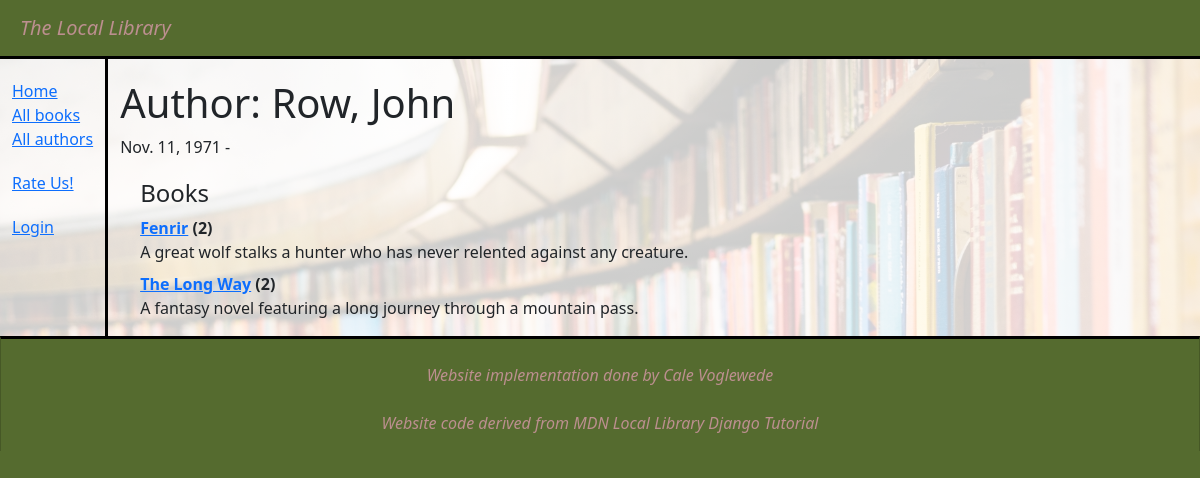
The app's page /catalog/author/1 with its own data.
### catalog/models.py (models this page shows, shortened)
class Author(models.Model):
    first_name = models.CharField(max_length=100)
    last_name = models.CharField(max_length=100)
    date_of_birth = models.DateField(null=True, blank=True)
    date_of_death = models.DateField('died', null=True, blank=True)
    class Meta:
        ordering = ['last_name', 'first_name']
    def __str__(self):
        return f'{self.last_name}, {self.first_name}'

class Book(models.Model):
    title = models.CharField(max_length=200)
    author = models.ForeignKey('Author', on_delete=models.RESTRICT, null=True)
    summary = models.TextField(
        max_length=1000, help_text="Enter a brief description of the book")
    isbn = models.CharField('ISBN', max_length=13,
                            unique=True,
                            help_text='13 Character <a href="https://www.isbn-international.org/content/what-isbn'
                                      '">ISBN number</a>')
    genre = models.ManyToManyField(
        Genre, help_text="Select a genre for this book")
    language = models.ForeignKey(
        'Language', on_delete=models.SET_NULL, null=True)
    class Meta:
        ordering = ['title', 'author']
    def display_genre(self):
        """Creates a string for the Genre. This is required to display genre in Admin."""
        return ', '.join([genre.name for genre in self.genre.all()[:3]])
    display_genre.short_description = 'Genre'
    def __str__(self):
        return self.title
    def display_genre(self):
        """Create a string for the Genre. This is required to display genre in Admin."""
        return ', '.join(genre.name for genre in self.genre.all()[:3])
    display_genre.short_description = 'Genre'

### catalog/views.py (the view)
class AuthorDetailView(generic.DetailView):
    model = Author

### catalog/templates/catalog/author_detail.html (shortened to what this page needs)
{% extends "base_generic.html" %} {% block content %}
<h1>Author: {{ author }}</h1>
<p>
  {{author.date_of_birth}} - {% if author.date_of_death %}{{author.date_of_death}}{% endif %}
</p>
<div style="margin-left: 20px; margin-top: 20px">
  <h4>Books</h4>
  <dl>
    {% for book in author.book_set.all %}
    <dt>
      <a href="{% url 'book-detail' book.pk %}">{{book}}</a>
      ({{book.bookinstance_set.all.count}})
    </dt>
    <dd>{{book.summary}}</dd>
    {% empty %}
    <p>This author has no books.</p>
    {% endfor %}
  </dl>
</div>
{% endblock %} {% block sidebar %} {{ block.super }}
 {% endblock %}

### catalog/static/css/styles.css (style rules this page uses)
body { background-color: darkolivegreen; }

### records on screen
Author: last_name+first_name "Row, John", date_of_birth "Nov. 11, 1971"
Book: title "Fenrir", bookinstance_set.all.count "2", summary "A great wolf stalks a hunter who has never relented against any creature."
Book: title "The Long Way", bookinstance_set.all.count "2", summary "A fantasy novel featuring a long journey through a mountain pass."
